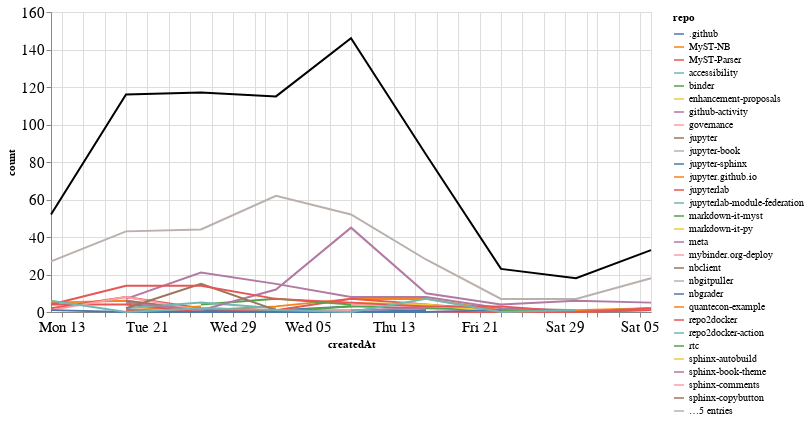

Notebook code cell kept with this figure:
### Markdown cell above
## Comments

### Code cell
comments_time = comments.groupby('repo').resample('W', on='createdAt').count()['author'].reset_index()
comments_time = comments_time.rename(columns={'author': 'count'})
comments_time_total = comments_time.groupby('createdAt').agg({"count": "sum"}).reset_index()
ch1 = alt.Chart(comments_time, width=600).mark_line().encode(
    x='createdAt',
    y='count',
    color='repo',
    tooltip="repo"
)

ch2 = alt.Chart(comments_time_total, width=600).mark_line(color="black").encode(
    x='createdAt',
    y='count',
)

ch1 + ch2

### Figure 1 — Vega-Lite specification as saved in the notebook (floating-point values rounded to 4 significant figures; data arrays with more than 128 entries replaced by an {"elided": "..."} marker saying what was removed)
{"config": {"axisLeft": {"labelFontSize": 15}, "axisBottom": {"labelFontSize": 15}}, "layer": [{"data": {"name": "data-dea7aa9fc852e06149343dc3e49175da"}, "mark": "line", "encoding": {"color": {"type": "nominal", "field": "repo"}, "tooltip": {"type": "nominal", "field": "repo"}, "x": {"type": "temporal", "field": "createdAt"}, "y": {"type": "quantitative", "field": "count"}}, "width": 600}, {"data": {"name": "data-880a0102565efa0246fba682b6ad8db2"}, "mark": {"type": "line", "color": "black"}, "encoding": {"x": {"type": "temporal", "field": "createdAt"}, "y": {"type": "quantitative", "field": "count"}}, "width": 600}], "$schema": "https://vega.github.io/schema/vega-lite/v4.8.1.json", "datasets": {"data-dea7aa9fc852e06149343dc3e49175da": {"elided": "137 records"}, "data-880a0102565efa0246fba682b6ad8db2": [{"createdAt": "2020-07-12T00:00:00", "count": 52}, {"createdAt": "2020-07-19T00:00:00", "count": 116}, {"createdAt": "2020-07-26T00:00:00", "count": 117}, {"createdAt": "2020-08-02T00:00:00", "count": 115}, {"createdAt": "2020-08-09T00:00:00", "count": 146}, {"createdAt": "2020-08-16T00:00:00", "count": 84}, {"createdAt": "2020-08-23T00:00:00", "count": 23}, {"createdAt": "2020-08-30T00:00:00", "count": 18}, {"createdAt": "2020-09-06T00:00:00", "count": 33}]}}
